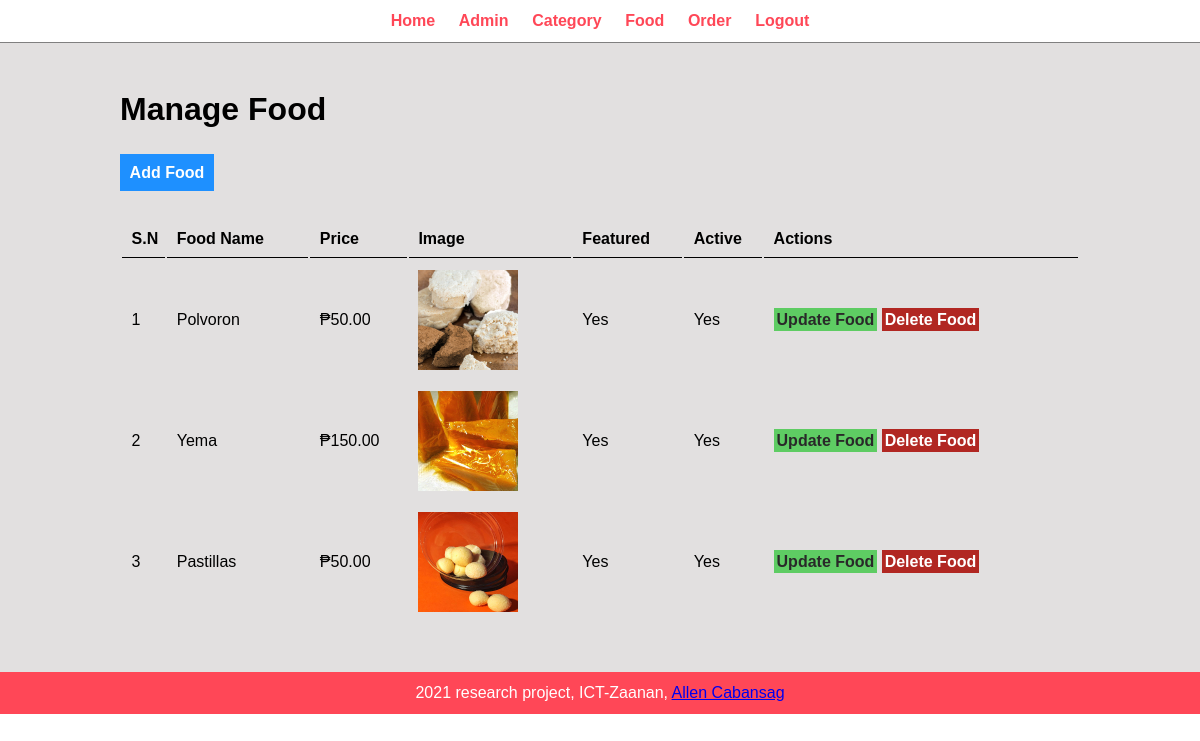
The app's page /admin/manage-food.php (signed in) with its own data.
### tables this page shows
CREATE TABLE `tbl_food1` (
  `id` int(10) UNSIGNED NOT NULL,
  `title` varchar(150) NOT NULL,
  `description` varchar(255) NOT NULL,
  `price` decimal(10,2) NOT NULL,
  `image_name` varchar(255) NOT NULL,
  `category_id` int(10) NOT NULL,
  `featured` varchar(10) NOT NULL,
  `active` varchar(10) NOT NULL
);

### admin/manage-food.php (the view, shortened to what this page needs)
<?php include('partials/menu.php'); ?>
        <div class="main-content">
        <div class="wrapper">
                <h1>Manage Food</h1>
                <br /><br />
                <a href="<?php echo SITEURL; ?>admin/add-food.php" class="btn-primary">Add Food</a>
                <br /><br /><br />
                <table class="tbl-full">
                        <tr>
                                <th>S.N</th>
                                <th>Food Name</th>
                                <th>Price</th>
                                <th>Image</th>
                                <th>Featured</th>
                                <th>Active</th>
                                <th>Actions</th>
                        </tr>
                        <?php
                                $sql = "SELECT * FROM tbl_food1";
                                $res = mysqli_query($conn, $sql);
                                $count = mysqli_num_rows($res);
                                $sn=1;
                                if($count>0)
                                {
                                        while($row=mysqli_fetch_assoc($res))
                                        {
                                                $id = $row['id'];
                                                $title = $row['title'];
                                                $price = $row['price'];
                                                $image_name = $row['image_name'];
                                                $featured = $row['featured'];
                                                $active = $row['active'];
                                                ?>
                                                <tr>
                                                        <td><?php echo $sn++; ?></td>
                                                        <td><?php echo $title; ?></td>
                                                        <td>₱<?php echo $price; ?></td>
                                                        <td>
                                                                <?php
                                                                        if($image_name=="")
                                                                        {
                                                                                echo "<div class='error'>Image not Added</div>";
                                                                        }
                                                                        else
                                                                        {
                                                                                ?>
                                                                                <img src="<?php echo SITEURL;?>images/food/<?php echo $image_name ?>" width="100px">
                                                                                <?php
                                                                        }
                                                                ?>
                                                        </td>
                                                        <td><?php echo $featured; ?></td>
                                                        <td><?php echo $active; ?></td>
                                                        <td>
                                                                <a href="<?php echo SITEURL; ?>admin/update-food.php?id=<?php echo $id; ?>" class="btn-secondary">Update Food</a>
                                                                <a href="<?php echo SITEURL; ?>admin/delete-food.php?id=<?php echo $id; ?>&image_name=<?php echo $image_name; ?>" class="btn-danger">Delete Food</a>
                                                        </td>
                                                </tr>
                                                <?php
                                        }
                                }
                                else
                                {
                                        echo "<str> <td colspan='7' class='error'> Food not Added Yet </td> </str>";
                                }
                        ?>
                </table>
            </div>
        </div>
<?php include('partials/footer.php'); ?>

### css/admin.css (style rules this page uses)
* { margin: 0; padding: 0; font-family: Arial, Helvetica, sans-serif; }
.wrapper { padding: 1%; width: 80%; margin: 0 auto; }
.tbl-full { width: 100%; }
table tr th { border-bottom: 1px solid black; padding: 1%; text-align: left; }
table tr td { padding: 1%; }
.btn-primary { background-color: #1e90ff; padding: 1%; color: white; text-decoration: none; font-weight: bold; }
.btn-secondary { background-color: #5ecc63; padding: 1%; color: rgb(41, 41, 41); text-decoration: none; font-weight: bold; }
.btn-danger { background-color: #b12722; padding: 1%; color: white; text-decoration: none; font-weight: bold; }
.main-content { background-color: rgb(226, 224, 224); padding: 3% 0; }

### records on screen
tbl_food1: title "Polvoron", price "50.00", image_name (picture), featured "Yes", active "Yes"
tbl_food1: title "Yema", price "150.00", image_name (picture), featured "Yes", active "Yes"
tbl_food1: title "Pastillas", price "50.00", image_name (picture), featured "Yes", active "Yes"
